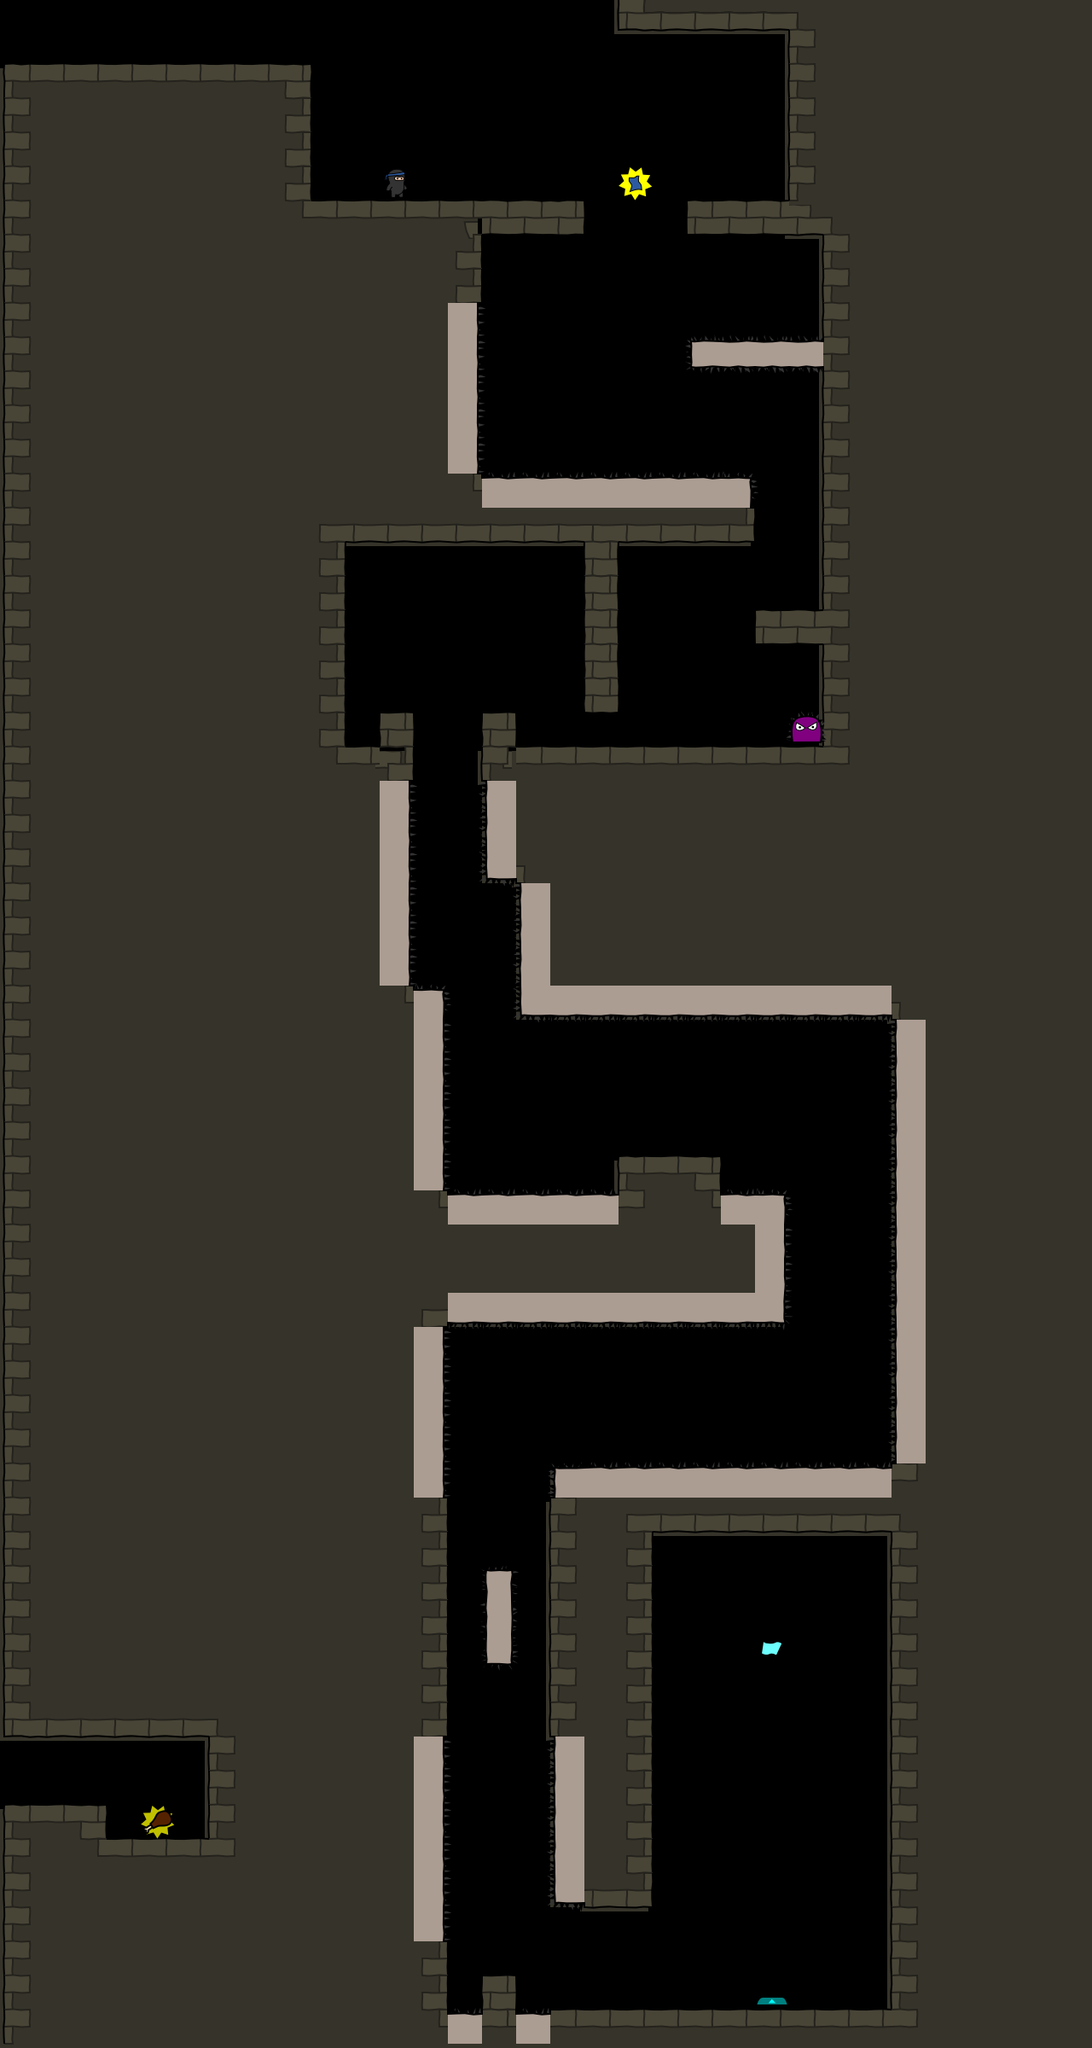

This game map was drawn from its Tiled (.tmx) file and the tilesets committed beside it. A one-line description and the trimmed map source follow:
An orthogonal 32x60 tile map with 40x40 px tiles, 4 tile layers (bg, walls, objects, fg), 3 tilesets.

<map version="1.0" orientation="orthogonal" width="32" height="60" tilewidth="40" tileheight="40">
 <tileset firstgid="1" name="world1" tilewidth="50" tileheight="50">
  <image source="world3.png" width="400" height="400" />
 </tileset>
 <tileset firstgid="65" name="objectpalette" tilewidth="50" tileheight="50">
  <image source="objectpalette.png" width="400" height="500" />
 </tileset>
 <tileset firstgid="145" name="background" tilewidth="40" tileheight="40">
  <image source="background3.png" width="320" height="600" />
 </tileset>
 <layer name="bg" width="32" height="60">
  <data>[1920 cells, 1341 non-empty, 12 distinct tile ids]</data>
 </layer>
 <layer name="walls" width="32" height="60">
  <data>[1920 cells, 244 non-empty, 21 distinct tile ids]</data>
 </layer>
 <layer name="objects" width="32" height="60">
  <data>[1920 cells, 115 non-empty, 19 distinct tile ids]</data>
 </layer>
 <layer name="fg" width="32" height="60">
  <data>[1920 cells, 0 non-empty, 0 distinct tile ids]</data>
 </layer>
</map>
